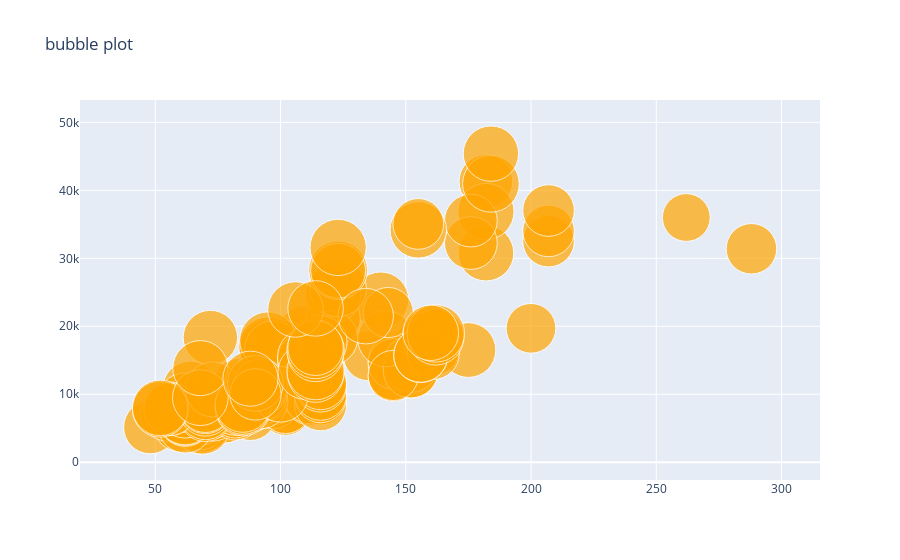

Notebook cell for this chart:
### Code cell
trace = go.Scatter(x=df['horsepower'], y=df['price'], mode='markers',
                   marker={'size':df['carheight'],'color':'orange'}, text=df['name'])
data = [trace]
layout = go.Layout(title="bubble plot")
fig = go.Figure(data,layout)
fig.show()

### Figure 1 — Plotly figure (JSON) as saved in the notebook; plotly's stock layout.template omitted (floating-point values rounded to 4 significant figures; data arrays with more than 128 entries replaced by an {"elided": "..."} marker saying what was removed)
{"data": [{"marker": {"color": "orange", "size": {"elided": "205 float values"}}, "mode": "markers", "text": {"elided": "205 str values"}, "type": "scatter", "x": {"elided": "205 int values"}, "y": {"elided": "205 float values"}}], "layout": {"title": {"text": "bubble plot"}}}
